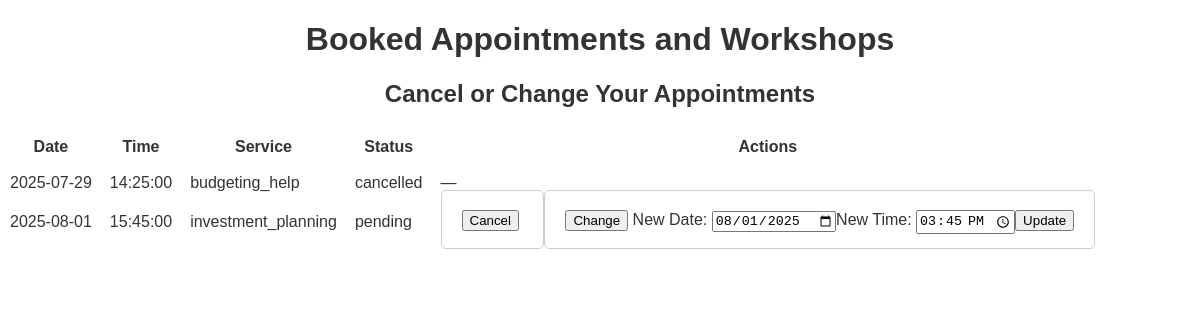
The app's page /dashboard/edit_appointment.php?appointment_id=2 (signed in) with its own data.
### tables this page shows
CREATE TABLE `appointments` (
  `id` int(11) NOT NULL,
  `email` varchar(255) NOT NULL,
  `name` varchar(255) NOT NULL,
  `date` date NOT NULL,
  `time` time NOT NULL,
  `service` varchar(100) NOT NULL,
  `comments` text DEFAULT NULL,
  `created_at` timestamp NOT NULL DEFAULT current_timestamp(),
  `status` enum('pending','confirmed','cancelled') DEFAULT 'pending'
);

### dashboard/edit_appointment.php (the view, shortened to what this page needs)
<?php
include '../database/db_connection.php';
$theme = $_SESSION['theme'] ?? 'style';
$cssFile = match ($theme) {
    'night-mode' => 'night-mode.css',
    'pink' => 'pink.css',
    default => 'style.css',
};
$email = $_SESSION['email'];
$sql = "SELECT * FROM appointments WHERE email = '$email' ORDER BY date, time";
$result = mysqli_query($conn, $sql);
?>
<!DOCTYPE html>
<html>
<head>
    <link rel="stylesheet" href="../styles/style.css">
    <link rel="stylesheet" href="../styles/<?= htmlspecialchars($cssFile) ?>">
</head>
<body>
    <h1>Booked Appointments and Workshops</h1>
    <h2>Cancel or Change Your Appointments</h2>
    <table cellpadding="8">
  <tr>
    <th>Date</th><th>Time</th><th>Service</th><th>Status</th><th>Actions</th>
  </tr>
<?php while ($row = mysqli_fetch_assoc($result)) { ?>
  <tr>
    <td><?= htmlspecialchars($row['date']) ?></td>
    <td><?= htmlspecialchars($row['time']) ?></td>
    <td><?= htmlspecialchars($row['service']) ?></td>
    <td><?= htmlspecialchars($row['status']) ?></td>
    <td>
      <?php if ($row['status'] !== 'cancelled') { ?>
        <form action="edit_appointment.php" method="POST" style="display:inline;">
          <button type="submit">Cancel</button>
        </form>
        <form action="edit_appointment.php" method="GET" style="display:inline;">
          <button type="submit">Change</button>
          <?php
          if ($_SERVER['REQUEST_METHOD'] === 'GET' && isset($_GET['appointment_id'])) {
              $appointment_id = $_GET['appointment_id'];
              $change_sql = "SELECT * FROM appointments WHERE id='$appointment_id'";
              $change_result = mysqli_query($conn, $change_sql);
              if ($change_row = mysqli_fetch_assoc($change_result)) {
                  echo '<form action="edit_appointment.php" method="POST">';
                  echo 'New Date: <input type="date" name="new_date" value="' . htmlspecialchars($change_row['date']) . '" required>';
                  echo 'New Time: <input type="time" name="new_time" value="' . htmlspecialchars($change_row['time']) . '" required>';
                  echo '<button type="submit">Update</button>';
                  echo '</form>';
              } else {
                  echo "<p>Error fetching appointment details.</p>";
              }
          }
          ?>
        </form>
      <?php } else { echo '—'; } ?>
    </td>
  </tr>
<?php } ?>
</table>
</body>
</html>

### styles/style.css (style rules this page uses)
body { margin: 0; padding: 0; font-family: Arial, sans-serif; }
h1 { text-align: center; }
h2 { text-align: center; }
body { font-family: Arial, sans-serif; background-color: white; color: #333; }
form { max-width: 500px; margin: 20px auto; padding: 20px; border: 1px solid #ccc; border-radius: 5px; }

### records on screen
appointments: date "2025-07-29", time "14:25:00", service "budgeting_help", status "cancelled"
appointments: date "2025-08-01", time "15:45:00", service "investment_planning", status "pending", new_date "08/01/2025", new_time "15:45:00"
